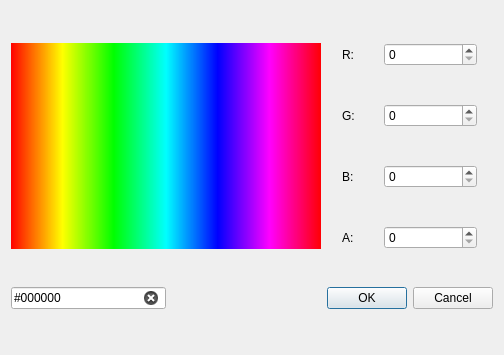
<?xml version="1.0" encoding="UTF-8"?>
<ui version="4.0">
 <class>ColorPicker</class>
 <widget class="QDialog" name="ColorPicker">
  <property name="geometry">
   <rect>
    <x>0</x>
    <y>0</y>
    <width>504</width>
    <height>355</height>
   </rect>
  </property>
  <property name="windowTitle">
   <string>Dialog</string>
  </property>
  <layout class="QGridLayout" name="gridLayout">
   <item row="3" column="1" colspan="2">
    <layout class="QHBoxLayout" name="Color_Alpha_Layout">
     <item>
      <widget class="QLabel" name="Color_Alpha_Label">
       <property name="maximumSize">
        <size>
         <width>21</width>
         <height>16777215</height>
        </size>
       </property>
       <property name="text">
        <string>A:</string>
       </property>
      </widget>
     </item>
     <item>
      <widget class="QSpinBox" name="Color_Alpha_SpinBox">
       <property name="maximumSize">
        <size>
         <width>93</width>
         <height>16777215</height>
        </size>
       </property>
       <property name="maximum">
        <number>255</number>
       </property>
      </widget>
     </item>
    </layout>
   </item>
   <item row="2" column="1" colspan="2">
    <layout class="QHBoxLayout" name="Color_Blue_Layout">
     <item>
      <widget class="QLabel" name="Color_Blue_Label">
       <property name="maximumSize">
        <size>
         <width>21</width>
         <height>16777215</height>
        </size>
       </property>
       <property name="text">
        <string>B:</string>
       </property>
      </widget>
     </item>
     <item>
      <widget class="QSpinBox" name="Color_Blue_SpinBox">
       <property name="maximumSize">
        <size>
         <width>93</width>
         <height>16777215</height>
        </size>
       </property>
       <property name="maximum">
        <number>255</number>
       </property>
      </widget>
     </item>
    </layout>
   </item>
   <item row="4" column="1" colspan="2">
    <widget class="QDialogButtonBox" name="ColorPicker_Response">
     <property name="orientation">
      <enum>Qt::Horizontal</enum>
     </property>
     <property name="standardButtons">
      <set>QDialogButtonBox::Cancel|QDialogButtonBox::Ok</set>
     </property>
    </widget>
   </item>
   <item row="0" column="1" colspan="2">
    <layout class="QHBoxLayout" name="Color_Red_Layout_2">
     <item>
      <widget class="QLabel" name="Color_Red_Label">
       <property name="maximumSize">
        <size>
         <width>21</width>
         <height>16777215</height>
        </size>
       </property>
       <property name="text">
        <string>R:</string>
       </property>
      </widget>
     </item>
     <item>
      <widget class="QSpinBox" name="Color_Red_SpinBox">
       <property name="maximumSize">
        <size>
         <width>93</width>
         <height>16777215</height>
        </size>
       </property>
       <property name="maximum">
        <number>255</number>
       </property>
      </widget>
     </item>
    </layout>
   </item>
   <item row="4" column="0">
    <layout class="QHBoxLayout" name="Color_Alpha_Layout_2">
     <item>
      <widget class="QLineEdit" name="Color_Hex_LineEdit">
       <property name="inputMask">
        <string notr="true">\#HHHHHHHH</string>
       </property>
       <property name="text">
        <string>#000000</string>
       </property>
       <property name="cursorPosition">
        <number>9</number>
       </property>
       <property name="placeholderText">
        <string/>
       </property>
       <property name="clearButtonEnabled">
        <bool>true</bool>
       </property>
      </widget>
     </item>
     <item>
      <spacer name="horizontalSpacer">
       <property name="orientation">
        <enum>Qt::Horizontal</enum>
       </property>
       <property name="sizeHint" stdset="0">
        <size>
         <width>40</width>
         <height>20</height>
        </size>
       </property>
      </spacer>
     </item>
    </layout>
   </item>
   <item row="1" column="1" colspan="2">
    <layout class="QHBoxLayout" name="Color_Green_Layout_2">
     <item>
      <widget class="QLabel" name="Color_Green_Label">
       <property name="maximumSize">
        <size>
         <width>21</width>
         <height>16777215</height>
        </size>
       </property>
       <property name="text">
        <string>G:</string>
       </property>
      </widget>
     </item>
     <item>
      <widget class="QSpinBox" name="Color_Green_SpinBox">
       <property name="maximumSize">
        <size>
         <width>93</width>
         <height>16777215</height>
        </size>
       </property>
       <property name="maximum">
        <number>255</number>
       </property>
      </widget>
     </item>
    </layout>
   </item>
   <item row="0" column="0" rowspan="4">
    <layout class="QHBoxLayout" name="horizontalLayout">
     <item>
      <widget class="QLabel" name="ColorField">
       <property name="styleSheet">
        <string notr="true">background-color: qlineargradient(spread:pad, x1:0, y1:0.5, x2:1, y2:0.5, stop:0 rgba(255, 0, 0, 255), stop:0.166 rgba(255, 255, 0, 255), stop:0.331579 rgba(0, 255, 0, 255), stop:0.5 rgba(0, 255, 255, 255), stop:0.666 rgba(0, 0, 255, 255), stop:0.833 rgba(255, 0, 255, 255), stop:1 rgba(255, 0, 0, 255));
</string>
       </property>
       <property name="text">
        <string/>
       </property>
       <property name="scaledContents">
        <bool>true</bool>
       </property>
       <property name="alignment">
        <set>Qt::AlignLeading|Qt::AlignLeft|Qt::AlignVCenter</set>
       </property>
      </widget>
     </item>
    </layout>
   </item>
  </layout>
 </widget>
 <resources/>
 <connections>
  <connection>
   <sender>ColorPicker_Response</sender>
   <signal>accepted()</signal>
   <receiver>ColorPicker</receiver>
   <slot>accept()</slot>
   <hints>
    <hint type="sourcelabel">
     <x>248</x>
     <y>254</y>
    </hint>
    <hint type="destinationlabel">
     <x>157</x>
     <y>274</y>
    </hint>
   </hints>
  </connection>
  <connection>
   <sender>ColorPicker_Response</sender>
   <signal>rejected()</signal>
   <receiver>ColorPicker</receiver>
   <slot>reject()</slot>
   <hints>
    <hint type="sourcelabel">
     <x>316</x>
     <y>260</y>
    </hint>
    <hint type="destinationlabel">
     <x>286</x>
     <y>274</y>
    </hint>
   </hints>
  </connection>
 </connections>
</ui>
